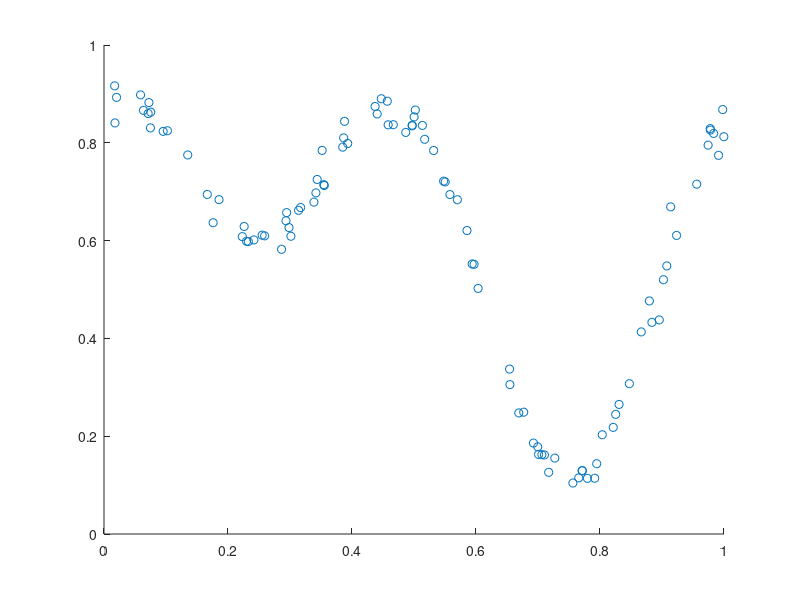

MATLAB code for this plot: (Note: this script raises an error after producing the figure.)
%% Data plotting
% The point of today's seminar is to implement a MLP that will do a
% regression of a function. In order to avoid over fitting, we will add
% some noise.

%We first define a vector of 100 points between 0 and 1, which corresponds 
%to the x coordinate of the points of funtion we want to find
x=rand(100,1);

%We then associate to each x-coordinate the y-coordinate. The function we
%want to find is f: x -> y = 0.6 + sin(2*pi*x)/4 + cos(4*pi*x)/4.
y=zeros(1,length(x));
for i = 1:length(x)
    %%%%%%%%%%%%%%%%%%%%%%%%%%%%%%%%%%%%%%%%%%%%%%%%%%%%%%%%%%%%%%%%%%%%%%
    y(i) = 0.6 + sin(2*pi*x(i))/4 + cos(4*pi*x(i))/4;%to complete
    %%%%%%%%%%%%%%%%%%%%%%%%%%%%%%%%%%%%%%%%%%%%%%%%%%%%%%%%%%%%%%%%%%%%%%
end


%We then need to add some noise, the noise is taken from a normal
%distribution centered in 0 and of standard deviation 0.1. Use the randn()
%function
%%%%%%%%%%%%%%%%%%%%%%%%%%%%%%%%%%%%%%%%%%%%%%%%%%%%%%%%%%%%%%%%%%%%%%

% Standard normal distribution is 1, so divide by 40
y = y + randn(size(y))/40;%to complete
%%%%%%%%%%%%%%%%%%%%%%%%%%%%%%%%%%%%%%%%%%%%%%%%%%%%%%%%%%%%%%%%%%%%%%

figure(1)
scatter(x,y)

%% Initialisation
% We are going to implement a two layer perceptrons to match the data we
% have just created. In order to force you not to copy the lecture slides,
% we will use the different weights notations. The input vector is called
% Input, the intermediary one is called Inter and the final one is called
% Output. The weights that go from Input to Inter are U and the one that go
% from Inter to Output is V.


%We first need to initialise and choose the size of those vectors. We work
%in 2D, we therefore use 2 coordinates for the Input vectors (x and the
% bias) and one coordinate for the output vector (y). We start by arbitrarily 
%choosing to have 3 intermediary states. Therefore U is a matrix of size (2,3) while 
%V is a matrix of size (3,1).


nb_state=3; % The number of nodes in the hidden layer
U = rand(nb_state,2); % weights in the first layer
V = rand(1,nb_state);   % weights in the second layer

% Initialisation of empty matrices
Inter=zeros(nb_state,1);    % Hidden layer nodes
Output=zeros(length(x),1);  % Output nodes the result of the forward pass
                            % after inputting every input x
Err=zeros(length(x),1);     % the error between the target output and x

%You now need to implement the forward step. The sigmoid has already been 
%chosen. It is the g function.
for i = 1:length(x)
    Input=[1,x(i)]; % The bias of 1 and the input x
    %What is the intermediary vector?
%     for j = 1:nb_state
%         %%%%%%%%%%%%%%%%%%%%%%%%%%%%%%%%%%%%%%%%%%%%%%%%%%%%%%%%%%%%%%%%%%%
%         Inter(j) = 0;%to complete
%         %%%%%%%%%%%%%%%%%%%%%%%%%%%%%%%%%%%%%%%%%%%%%%%%%%%%%%%%%%%%%%%%%%%
%     end
    Inter = g(U * Input');
    
    %How do you compute the output?
    %%%%%%%%%%%%%%%%%%%%%%%%%%%%%%%%%%%%%%%%%%%%%%%%%%%%%%%%%%%%%%%%%%%%%%
%     Output(i)= 0;%to complete
    %%%%%%%%%%%%%%%%%%%%%%%%%%%%%%%%%%%%%%%%%%%%%%%%%%%%%%%%%%%%%%%%%%%%%%
    Output(i) = g(V * Inter);
    %Expression of the error:
    Err(i)=(Output(i)-y(i))^2;
end
sum(Err)

figure(1)
scatter(x,y)
hold on
scatter(x,Output)
hold off

%% Forward propagation and Back propagation
%Here you will also implement the back propagation. By pressing control
%enter a sufficent number of times, you should see that the red dots
%converge to the position of the blue ones. You can also accelarate the
%computation by choosing a greater number of ieration of the update of the
%weights.

nb_iter=1;
eta = 1;

for iter = 1:nb_iter
    for i = 1:length(x)
        Input=[1,x(i)];
        Inter = g(U * Input');
        Output(i) = g(V * Inter);

        
        %Now you need to compute the Delta and the delta values that you
        %will be able to find within the lecture notes. However you need to
        %be careful with the notations.
        %%%%%%%%%%%%%%%%%%%%%%%%%%%%%%%%%%%%%%%%%%%%%%%%%%%%%%%%%%%%%%%%%%%
        Delta =  0;%to complete
        %%%%%%%%%%%%%%%%%%%%%%%%%%%%%%%%%%%%%%%%%%%%%%%%%%%%%%%%%%%%%%%%%%%

        delta = zeros(nb_state,1);
        for j = 1:nb_state
            %%%%%%%%%%%%%%%%%%%%%%%%%%%%%%%%%%%%%%%%%%%%%%%%%%%%%%%%%%%%%%%
            delta(j)= 0;%to complete
            %%%%%%%%%%%%%%%%%%%%%%%%%%%%%%%%%%%%%%%%%%%%%%%%%%%%%%%%%%%%%%%
        end

        %Finally you need to update the weights values according to the
        %equation you can find witin the slides. But once again be careful
        %with the notations.
        for j = 1:2
            for l = 1:nb_state
                %%%%%%%%%%%%%%%%%%%%%%%%%%%%%%%%%%%%%%%%%%%%%%%%%%%%%%%%%%%
                U(l,j) =  0;%to complete
                %%%%%%%%%%%%%%%%%%%%%%%%%%%%%%%%%%%%%%%%%%%%%%%%%%%%%%%%%%%
            end
        end

        for j = 1:nb_state
            %%%%%%%%%%%%%%%%%%%%%%%%%%%%%%%%%%%%%%%%%%%%%%%%%%%%%%%%%%%%%%%
            V(j) = 0;%to complete
            %%%%%%%%%%%%%%%%%%%%%%%%%%%%%%%%%%%%%%%%%%%%%%%%%%%%%%%%%%%%%%%
        end

        %the error is still the same
        Err(i)=(Output(i)-y(i))^2;
    end
end

sum(Err)
    
figure(1)
scatter(x,y)
hold on
scatter(x,Output)
hold off